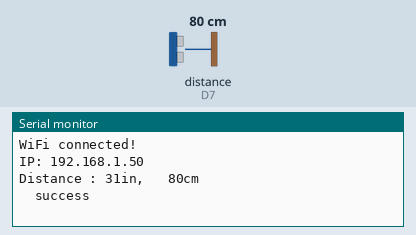
The sketch below on a simulated ESP8266 (NodeMCU). Shown: the last lines printed to the serial monitor. Wiring (inferred from the names in the program): ultrasonic range finder: trigger D6; echo D7. Inputs (shaded band) come from the test bench; at power-on: distance to the obstacle (sensor on D7) 80 cm. The echo pulse lasts 58.3 µs per cm; WiFi joins after 1.5 s; servers stay silent unless stated.

Above: at 3.7 s.
3.8 s: distance to the obstacle (sensor on D7) set to 2 cm
At 4.04 s:
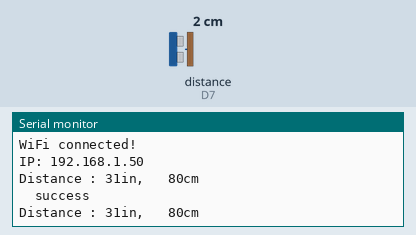
5.5 s: distance to the obstacle (sensor on D7) set to 4 cm
At 6.1 s:
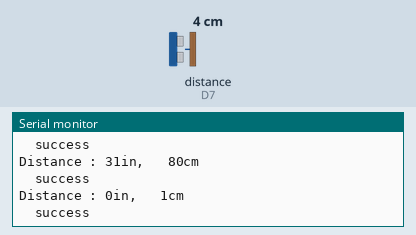
Timing chart, 0 to 8.5 s (numbered marks = the images above; inputs shaded):
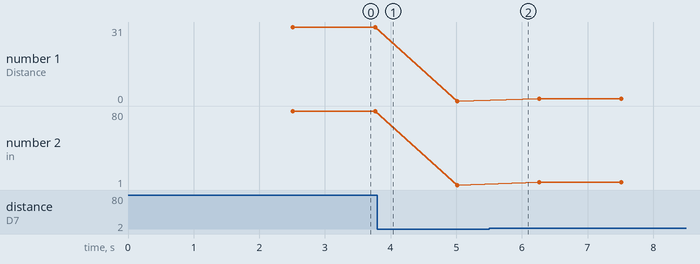

The sketch:

goin.ino
```cpp
#include <ESP8266WiFi.h>
#include <ESP8266HTTPClient.h>
#include <WiFiClient.h>
#include <ESP8266WiFiMulti.h>
#include <String.h>


int trigPin = D6;                  //Trig Pin
int echoPin = D7;                  //Echo Pin
long duration, cm, inches;

const char* ssid = "GOGO";
const char* password = "qqqqqqqq";
String host = "192.168.137.1";  //網頁主機
IPAddress staticIP(192, 168, 137, 250);
IPAddress subnet(255, 255, 255, 0);
const int httpPort = 80;
WiFiServer server(httpPort);

void setup() {
  Serial.begin (9600);             // Serial Port begin
  pinMode(trigPin, OUTPUT);        //Define inputs and outputs
  pinMode(echoPin, INPUT);
   WiFi.begin(ssid, password);
  while (WiFi.status() != WL_CONNECTED) {
    delay(100);
  }
  Serial.println("WiFi connected!");  //已連接
  Serial.print("IP: ");
  WiFi.config(staticIP, WiFi.gatewayIP(), subnet);
  delay(1000);
  Serial.println(WiFi.localIP());  //顯示IP位址
  server.begin();
}

void loop()
{
  digitalWrite(trigPin, LOW);
  delayMicroseconds(5);
  digitalWrite(trigPin, HIGH);     // 給 Trig 高電位，持續 10微秒
  delayMicroseconds(10);
  digitalWrite(trigPin, LOW);

  pinMode(echoPin, INPUT);             // 讀取 echo 的電位
  duration = pulseIn(echoPin, HIGH);   // 收到高電位時的時間

  cm = (duration/2) / 29.1;         // 將時間換算成距離 cm 或 inch
  inches = (duration/2) / 74;

  Serial.print("Distance : ");
  Serial.print(inches);
  Serial.print("in,   ");
  Serial.print(cm);
  Serial.print("cm");
  Serial.println();

  delay(250);

  if(cm<=100){
    connection( "GET /in.php?i=1");
  }
}

void connection(String sendGET) {
  WiFiClient client;  //客戶端物件
  if (!client.connect(host, httpPort)) {
    Serial.println("connection failed!");  //主機連線失敗
    digitalWrite(D7, HIGH);//紅燈亮
    digitalWrite(D4, LOW);//黃燈暗
    return;
  } else
  {
    digitalWrite(D7, LOW);
    digitalWrite(D4, HIGH);
    Serial.println("  success");
  }
  client.print(String(sendGET) + " HTTP/1.1\r\n" + "Host: " + host +
               "\r\nConnection: close\r\n\r\n");  //請求網頁
  delay(800);
}
```

Measured:
- plotted number 1: 31 → 0 after the input at 3.8 s
- plotted number 2: 80 → 1 after the input at 3.8 s, 1 → 4 after the input at 5.5 s
